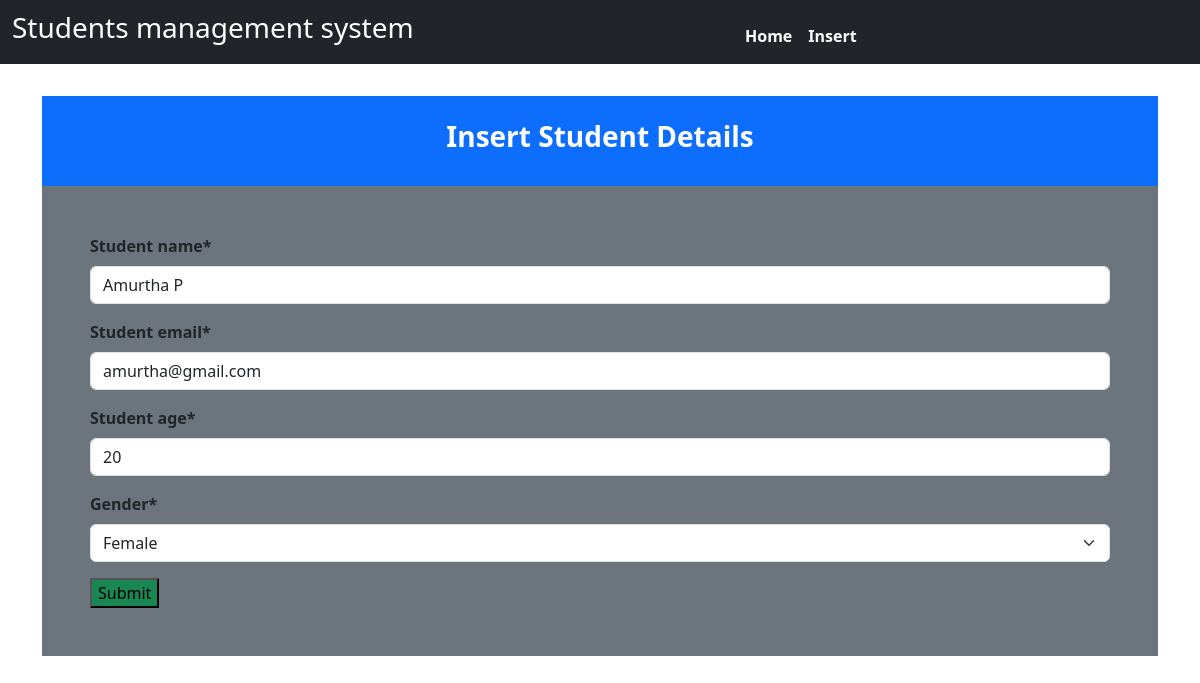
The page /edit/27 on the database its author committed.
### student/models.py (models this page shows, shortened)
class insert_details(models.Model):
    student_name = models.CharField(max_length=250)
    student_email = models.EmailField()
    student_age = models.PositiveIntegerField(max_length=10)
    GENDER_MALE = 0
    GENDER_FEMALE = 1
    GENDER_CHOICES = [(GENDER_MALE, 'Male'), (GENDER_FEMALE, 'Female')]
    gender = models.IntegerField(choices=GENDER_CHOICES)

### student/views.py (the view)
# urls.py: path('edit/<int:id>',views.edit,name='edit'),
def edit(request,id):
    instance_to_edit=insert_details.objects.get(pk=id)
    if request.POST:
        form=insert_form(request.POST,instance=instance_to_edit)
        if form.is_valid():
            instance_to_edit.save()
            dict_insert = {
        'insert' : insert_details.objects.all()
    }
            return render(request,'home.html',dict_insert)
    else:
        form=insert_form(instance=instance_to_edit)
    return render(request,'edit.html',{'form':form})

### student/form.py
class insert_form(forms.ModelForm):
    class Meta:
        model = insert_details
        fields = '__all__'

### Templates/edit.html (shortened to what this page needs)
{% extends "base.html" %}
{% load crispy_forms_tags %}
{% block body %}
<div class="container items-align-center">
    <div class="container bg-primary mt-5">
    <h3 class=" fw-bold pt-4 text-center text-white">Insert Student Details</h3><br>
</div>
    <div class="container bg-secondary p-5">
    <form class="fw-bold" action="" method="POST">
        {{form|crispy}}
        <button class="bg-success" type="submit">Submit</button>
    </form>
</div>
{% endblock %}

### rows shown on the page
insert_details: student_name "Amurtha P", student_email "amurtha@gmail.com", student_age "20", gender "Female"
